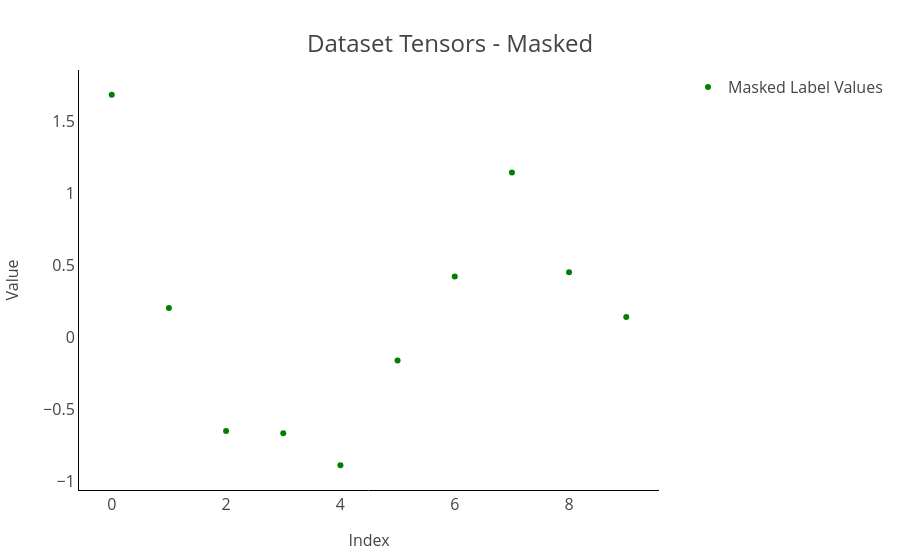

The code cell stored with this chart in its notebook:
### Code cell
# Plot all values till the defined index
plot_dataset_tensors_combined(
    DATASET, idx=10, kind_plot="masked", save_fig="Dataset_10_combined"
).show()

### Figure 1 — Plotly figure (JSON) as saved in the notebook; plotly's stock layout.template omitted (floating-point values rounded to 4 significant figures)
{"data": [{"line": {"color": "green"}, "mode": "markers", "name": "Masked Label Values", "type": "scatter", "x": [0, 1, 2, 3, 4, 5, 6, 7, 8, 9], "y": [1.689, 0.2055, -0.6503, -0.667, -0.889, -0.1602, 0.4251, 1.147, 0.4542, 0.1429]}], "layout": {"showlegend": true, "title": {"text": "Dataset Tensors - Masked"}, "xaxis": {"title": {"text": "Index"}}, "yaxis": {"title": {"text": "Value"}}}}
